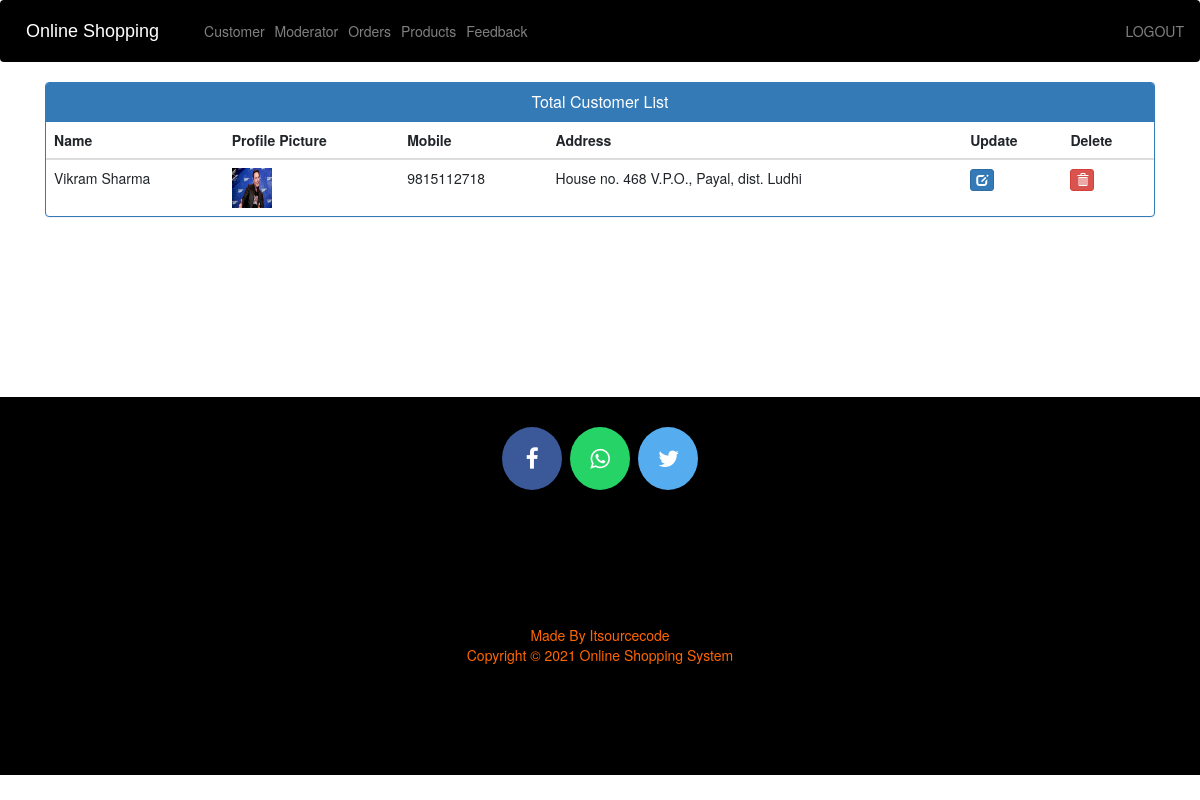
Screenshot of /view-customer-admin (signed in) with the database file from the repository.
### ecom/models.py (models this page shows, shortened)
class Customer(models.Model):
    user=models.OneToOneField(User,on_delete=models.CASCADE)
    profile_pic= models.ImageField(upload_to='profile_pic/CustomerProfilePic/',null=True,blank=True)
    address = models.CharField(max_length=40)
    mobile = models.CharField(max_length=20,null=False)
    @property
    def get_name(self):
        return self.user.first_name+" "+self.user.last_name

### ecom/views.py (the view)
# urls.py: path('view-customer-admin', views.view_customer_view,name='view-customer'),
@login_required(login_url='adminlogin')
def view_customer_view(request):
    customers=models.Customer.objects.all()
    return render(request,'ecom/view_customer.html',{'customers':customers})

### templates/ecom/view_customer.html (shortened to what this page needs)
{% extends 'ecom/admin_base.html' %}
{% load static %}
{% block content %}
<head>
  <link href="//netdna.bootstrapcdn.com/bootstrap/3.0.0/css/bootstrap.min.css" rel="stylesheet" id="bootstrap-css">
</head>
<div class="container">
  <div class="panel panel-primary">
    <div class="panel-heading">
      <h6 class="panel-title">Total Customer List</h6>
    </div>
    <table class="table table-hover" id="dev-table">
      <thead>
        <tr>
          <th>Name</th>
          <th>Profile Picture</th>
          <th>Mobile</th>
          <th>Address</th>
          <th>Update</th>
          <th>Delete</th>
        </tr>
      </thead>
      {% for c in customers %}
      <tr>
        <td> {{c.get_name}}</td>
        <td> <img src="{% static c.profile_pic.url %}" alt="Profile Pic" height="40px" width="40px" /></td>
        <td>{{c.mobile}}</td>
        <td>{{c.address}}</td>
        <td><a class="btn btn-primary btn-xs" href="{% url 'update-customer' c.id  %}"><span class="glyphicon glyphicon-edit"></span></a></td>
        <td><a class="btn btn-danger btn-xs" href="{% url 'delete-customer' c.id  %}"><span class="glyphicon glyphicon-trash"></span></a></td>
      </tr>
      {% endfor %}
    </table>
  </div>
</div>
{% endblock content %}

### templates/ecom/view_customer.html (style rules this page uses)
a:link { text-decoration: none; }
h6 { text-align: center; }

### rows the page displays
Customer: get_name "Vikram Sharma", profile_pic (picture), mobile "9815112718", address "House no. 468 V.P.O., Payal, dist. Ludhi"
